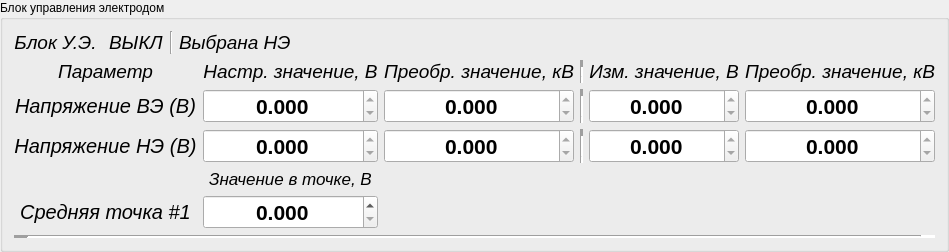
             <widget class="QGroupBox" name="groupBox_2">
              <property name="sizePolicy">
               <sizepolicy hsizetype="Minimum" vsizetype="Expanding">
                <horstretch>0</horstretch>
                <verstretch>0</verstretch>
               </sizepolicy>
              </property>
              <property name="title">
               <string>Блок управления электродом</string>
              </property>
              <layout class="QVBoxLayout" name="verticalLayout_20">
               <item>
                <layout class="QVBoxLayout" name="verticalLayout_6">
                 <item>
                  <layout class="QHBoxLayout" name="horizontalLayout_7">
                   <item>
                    <widget class="QLabel" name="label_2">
                     <property name="font">
                      <font>
                       <pointsize>14</pointsize>
                       <italic>true</italic>
                      </font>
                     </property>
                     <property name="text">
                      <string>Блок У.Э.</string>
                     </property>
                     <property name="alignment">
                      <set>Qt::AlignmentFlag::AlignCenter</set>
                     </property>
                    </widget>
                   </item>
                   <item>
                    <widget class="CircleIndicator" name="widget_5" native="true"/>
                   </item>
                   <item>
                    <widget class="QLabel" name="label_5">
                     <property name="sizePolicy">
                      <sizepolicy hsizetype="Minimum" vsizetype="Fixed">
                       <horstretch>0</horstretch>
                       <verstretch>0</verstretch>
                      </sizepolicy>
                     </property>
                     <property name="font">
                      <font>
                       <pointsize>14</pointsize>
                       <italic>true</italic>
                      </font>
                     </property>
                     <property name="text">
                      <string>ВЫКЛ</string>
                     </property>
                    </widget>
                   </item>
                   <item>
                    <widget class="Line" name="line_11">
                     <property name="orientation">
                      <enum>Qt::Orientation::Vertical</enum>
                     </property>
                    </widget>
                   </item>
                   <item>
                    <widget class="QLabel" name="label_3">
                     <property name="font">
                      <font>
                       <pointsize>14</pointsize>
                       <italic>true</italic>
                      </font>
                     </property>
                     <property name="text">
                      <string>Выбрана НЭ</string>
                     </property>
                    </widget>
                   </item>
                   <item>
                    <spacer name="horizontalSpacer_2">
                     <property name="orientation">
                      <enum>Qt::Orientation::Horizontal</enum>
                     </property>
                     <property name="sizeType">
                      <enum>QSizePolicy::Policy::Expanding</enum>
                     </property>
                     <property name="sizeHint" stdset="0">
                      <size>
                       <width>40</width>
                       <height>20</height>
                      </size>
                     </property>
                    </spacer>
                   </item>
                  </layout>
                 </item>
                 <item>
                  <layout class="QGridLayout" name="gridLayout_3">
                   <item row="1" column="1">
                    <widget class="QDoubleSpinBox" name="doubleSpinBox_11">
                     <property name="font">
                      <font>
                       <pointsize>16</pointsize>
                       <italic>false</italic>
                       <bold>true</bold>
                      </font>
                     </property>
                     <property name="alignment">
                      <set>Qt::AlignmentFlag::AlignCenter</set>
                     </property>
                     <property name="readOnly">
                      <bool>true</bool>
                     </property>
                     <property name="decimals">
                      <number>3</number>
                     </property>
                    </widget>
                   </item>
                   <item row="0" column="4">
                    <widget class="QLabel" name="label_24">
                     <property name="font">
                      <font>
                       <pointsize>14</pointsize>
                       <italic>true</italic>
                      </font>
                     </property>
                     <property name="text">
                      <string>Изм. значение, В</string>
                     </property>
                     <property name="alignment">
                      <set>Qt::AlignmentFlag::AlignCenter</set>
                     </property>
                    </widget>
                   </item>
                   <item row="0" column="3">
                    <widget class="Line" name="line">
                     <property name="lineWidth">
                      <number>7</number>
                     </property>
                     <property name="orientation">
                      <enum>Qt::Orientation::Vertical</enum>
                     </property>
                    </widget>
                   </item>
                   <item row="2" column="4">
                    <widget class="QDoubleSpinBox" name="doubleSpinBox_21">
                     <property name="font">
                      <font>
                       <pointsize>16</pointsize>
                       <italic>false</italic>
                       <bold>true</bold>
                      </font>
                     </property>
                     <property name="alignment">
                      <set>Qt::AlignmentFlag::AlignCenter</set>
                     </property>
                     <property name="readOnly">
                      <bool>true</bool>
                     </property>
                     <property name="decimals">
                      <number>3</number>
                     </property>
                    </widget>
                   </item>
                   <item row="0" column="2">
                    <widget class="QLabel" name="label_20">
                     <property name="font">
                      <font>
                       <pointsize>14</pointsize>
                       <italic>true</italic>
                      </font>
                     </property>
                     <property name="text">
                      <string>Преобр. значение, кВ</string>
                     </property>
                     <property name="alignment">
                      <set>Qt::AlignmentFlag::AlignCenter</set>
                     </property>
                    </widget>
                   </item>
                   <item row="2" column="0">
                    <widget class="QLabel" name="label_22">
                     <property name="font">
                      <font>
                       <pointsize>15</pointsize>
                       <italic>true</italic>
                      </font>
                     </property>
                     <property name="text">
                      <string>Напряжение НЭ (В)</string>
                     </property>
                     <property name="alignment">
                      <set>Qt::AlignmentFlag::AlignCenter</set>
                     </property>
                    </widget>
                   </item>
                   <item row="0" column="5">
                    <widget class="QLabel" name="label_21">
                     <property name="font">
                      <font>
                       <pointsize>14</pointsize>
                       <italic>true</italic>
                      </font>
                     </property>
                     <property name="text">
                      <string>Преобр. значение, кВ</string>
                     </property>
                     <property name="alignment">
                      <set>Qt::AlignmentFlag::AlignCenter</set>
                     </property>
                    </widget>
                   </item>
                   <item row="1" column="4">
                    <widget class="QDoubleSpinBox" name="doubleSpinBox_17">
                     <property name="font">
                      <font>
                       <pointsize>16</pointsize>
                       <italic>false</italic>
                       <bold>true</bold>
                      </font>
                     </property>
                     <property name="alignment">
                      <set>Qt::AlignmentFlag::AlignCenter</set>
                     </property>
                     <property name="readOnly">
                      <bool>true</bool>
                     </property>
                     <property name="decimals">
                      <number>3</number>
                     </property>
                    </widget>
                   </item>
                   <item row="2" column="3">
                    <widget class="Line" name="line_3">
                     <property name="lineWidth">
                      <number>7</number>
                     </property>
                     <property name="orientation">
                      <enum>Qt::Orientation::Vertical</enum>
                     </property>
                    </widget>
                   </item>
                   <item row="1" column="0">
                    <widget class="QLabel" name="label_19">
                     <property name="font">
                      <font>
                       <pointsize>15</pointsize>
                       <italic>true</italic>
                      </font>
                     </property>
                     <property name="text">
                      <string>Напряжение ВЭ (В)</string>
                     </property>
                     <property name="alignment">
                      <set>Qt::AlignmentFlag::AlignCenter</set>
                     </property>
                    </widget>
                   </item>
                   <item row="4" column="0">
                    <widget class="QLabel" name="label_15">
                     <property name="font">
                      <font>
                       <pointsize>15</pointsize>
                       <italic>true</italic>
                      </font>
                     </property>
                     <property name="text">
                      <string>Средняя точка #1</string>
                     </property>
                     <property name="alignment">
                      <set>Qt::AlignmentFlag::AlignCenter</set>
                     </property>
                    </widget>
                   </item>
                   <item row="0" column="0">
                    <widget class="QLabel" name="label_7">
                     <property name="font">
                      <font>
                       <pointsize>14</pointsize>
                       <italic>true</italic>
                      </font>
                     </property>
                     <property name="text">
                      <string>Параметр</string>
                     </property>
                     <property name="alignment">
                      <set>Qt::AlignmentFlag::AlignCenter</set>
                     </property>
                    </widget>
                   </item>
                   <item row="1" column="3">
                    <widget class="Line" name="line_2">
                     <property name="lineWidth">
                      <number>7</number>
                     </property>
                     <property name="orientation">
                      <enum>Qt::Orientation::Vertical</enum>
                     </property>
                    </widget>
                   </item>
                   <item row="0" column="1">
                    <widget class="QLabel" name="label_23">
                     <property name="font">
                      <font>
                       <pointsize>14</pointsize>
                       <italic>true</italic>
                      </font>
                     </property>
                     <property name="text">
                      <string>Настр. значение, В</string>
                     </property>
                     <property name="alignment">
                      <set>Qt::AlignmentFlag::AlignCenter</set>
                     </property>
                    </widget>
                   </item>
                   <item row="2" column="2">
                    <widget class="QDoubleSpinBox" name="doubleSpinBox_18">
                     <property name="font">
                      <font>
                       <pointsize>16</pointsize>
                       <italic>false</italic>
                       <bold>true</bold>
                      </font>
                     </property>
                     <property name="alignment">
                      <set>Qt::AlignmentFlag::AlignCenter</set>
                     </property>
                     <property name="readOnly">
                      <bool>true</bool>
                     </property>
                     <property name="decimals">
                      <number>3</number>
                     </property>
                    </widget>
                   </item>
                   <item row="1" column="5">
                    <widget class="QDoubleSpinBox" name="doubleSpinBox_22">
                     <property name="font">
                      <font>
                       <pointsize>16</pointsize>
                       <italic>false</italic>
                       <bold>true</bold>
                      </font>
                     </property>
                     <property name="alignment">
                      <set>Qt::AlignmentFlag::AlignCenter</set>
                     </property>
                     <property name="readOnly">
                      <bool>true</bool>
                     </property>
                     <property name="decimals">
                      <number>3</number>
                     </property>
                    </widget>
                   </item>
                   <item row="4" column="1">
                    <widget class="QDoubleSpinBox" name="doubleSpinBox_2">
                     <property name="font">
                      <font>
                       <pointsize>16</pointsize>
                       <bold>true</bold>
                      </font>
                     </property>
                     <property name="alignment">
                      <set>Qt::AlignmentFlag::AlignCenter</set>
                     </property>
                     <property name="decimals">
                      <number>3</number>
                     </property>
                    </widget>
                   </item>
                   <item row="2" column="1">
                    <widget class="QDoubleSpinBox" name="doubleSpinBox_19">
                     <property name="font">
                      <font>
                       <pointsize>16</pointsize>
                       <bold>true</bold>
                      </font>
                     </property>
                     <property name="alignment">
                      <set>Qt::AlignmentFlag::AlignCenter</set>
                     </property>
                     <property name="readOnly">
                      <bool>true</bool>
                     </property>
                     <property name="decimals">
                      <number>3</number>
                     </property>
                    </widget>
                   </item>
                   <item row="1" column="2">
                    <widget class="QDoubleSpinBox" name="doubleSpinBox_15">
                     <property name="font">
                      <font>
                       <pointsize>16</pointsize>
                       <italic>false</italic>
                       <bold>true</bold>
                      </font>
                     </property>
                     <property name="alignment">
                      <set>Qt::AlignmentFlag::AlignCenter</set>
                     </property>
                     <property name="readOnly">
                      <bool>true</bool>
                     </property>
                     <property name="decimals">
                      <number>3</number>
                     </property>
                    </widget>
                   </item>
                   <item row="2" column="5">
                    <widget class="QDoubleSpinBox" name="doubleSpinBox_23">
                     <property name="font">
                      <font>
                       <pointsize>16</pointsize>
                       <italic>false</italic>
                       <bold>true</bold>
                      </font>
                     </property>
                     <property name="alignment">
                      <set>Qt::AlignmentFlag::AlignCenter</set>
                     </property>
                     <property name="readOnly">
                      <bool>true</bool>
                     </property>
                     <property name="decimals">
                      <number>3</number>
                     </property>
                    </widget>
                   </item>
                   <item row="3" column="1">
                    <widget class="QLabel" name="label_17">
                     <property name="font">
                      <font>
                       <pointsize>13</pointsize>
                       <italic>true</italic>
                      </font>
                     </property>
                     <property name="text">
                      <string>Значение в точке, В</string>
                     </property>
                     <property name="alignment">
                      <set>Qt::AlignmentFlag::AlignCenter</set>
                     </property>
                    </widget>
                   </item>
                  </layout>
                 </item>
                </layout>
               </item>
               <item>
                <widget class="Line" name="line_10">
                 <property name="lineWidth">
                  <number>15</number>
                 </property>
                 <property name="orientation">
                  <enum>Qt::Orientation::Horizontal</enum>
                 </property>
                </widget>
               </item>
              </layout>
             </widget>
